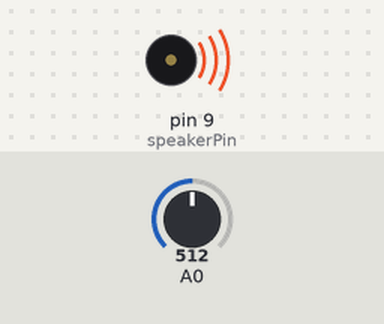
Bench run of a sketch on a simulated Arduino Uno, built with avr-gcc and run on an emulated ATmega328P. Shown: buzzer (waves = sounding). The test bench sets the inputs (shaded band); at power-on: A0 = 512.

Above: at 0.1 s.
Timing chart, 0 to 1.6 s (numbered marks = the images above):
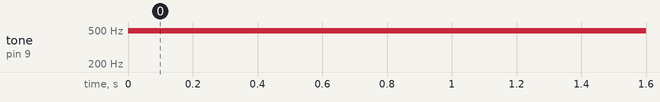

The sketch:

lab_5_b.ino
```cpp
// volume control set using analogWrite
// volume is determined by value of potentiometer

const int speakerPin = 9;
int volume = 0;

void setup() {
  pinMode(speakerPin, OUTPUT);
}

void loop() {
  // read the volume level from a potentiometer
  volume = analogRead(A0) / 4; // normalize to range 0-255

  // set the volume using PWM on the speaker pin
  analogWrite(speakerPin, volume);

  delay(10);
}
```

Measured:
- by itself, tone on pin 9 (speakerPin): silent → 490 Hz at 0.00 s
